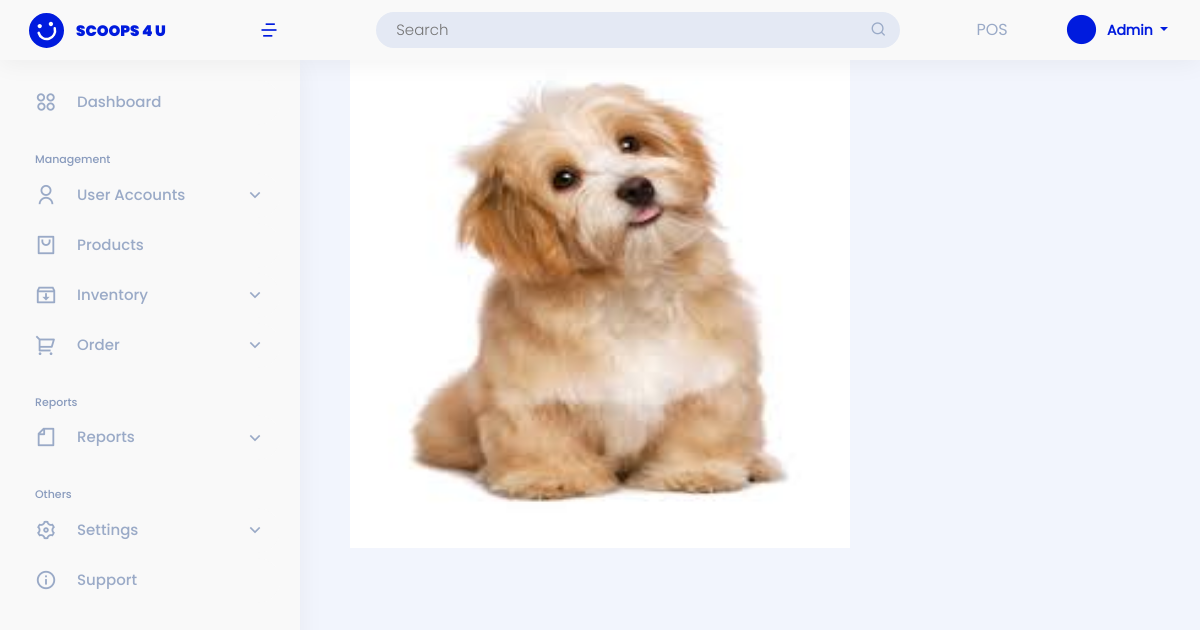
/user-site/viewing-pic/2/ (signed in), run on the app's committed database.
### landing_page/models.py (models this page shows)
class User(AbstractUser):
    ROLE = ((" "," "),("admin","admin"),("staff","staff"),("reseller","reseller"),("rider","rider"))
    role = models.CharField(max_length=50, null=True, default=False, choices=ROLE)

### admin_site/models.py (models this page shows, shortened)
class Reseller(models.Model):
    STATUS = (("pending","pending"),("active","active"),("inactive","inactive"))
    BOOLCHOICE = (("Male","Male"),("Female","Female"))
    reseller_fname =models.CharField(max_length=200, verbose_name='First Name')
    reseller_mname =models.CharField(max_length=200, verbose_name='Middle Name')
    reseller_lname =models.CharField(max_length=200, verbose_name='Last Name')
    reseller_gender = models.CharField(max_length = 50,choices=BOOLCHOICE, verbose_name='Gender')
    reseller_contact =models.CharField(max_length = 12, verbose_name='Contact Number')
    reseller_address =models.TextField(null=False, verbose_name='Address')
    reseller_email =models.EmailField(unique=True, max_length=200, verbose_name='Email')
    reseller_id =models.ImageField( upload_to=image_path, verbose_name='valid id')
    reseller_businessp =models.ImageField( upload_to=image_path,verbose_name='business id')
    reseller_status =models.CharField(max_length=200, null=True, choices=STATUS, verbose_name='Status')

### admin_site/views.py (the view)
# urls.py: path('viewing-pic/<int:id>/', views.view_pic, name='viewing_pic'),
def view_pic(request,id):
    reseller = Reseller.objects.get(id =id)
    context={
        'reseller':reseller
    }
    return render(request,'admin_site/user/view_pic.html',context)

### templates/admin_site/user/view_pic.html
{% extends 'admin_site/base.html' %}
{% block content %}
    <div class="text-center pt-5">
    <img src="/media/{{ reseller.reseller_id}}" alt="Valid-ID" width="500px" height="500px" >
    </div>
{% endblock content %}

### templates/admin_site/base.html (shortened to what this page needs)
{% load static %}
<!DOCTYPE html>
<html lang="en">
<head>
    <link href="https://cdn.jsdelivr.net/npm/bootstrap@5.0.2/dist/css/bootstrap.min.css" rel="stylesheet">
    <link href="{% static '/css/assets/bootstrap/css/bootstrap.min.css'%}" rel="stylesheet">
    <link href="{% static '/css/assets/simple-datatables/style.css'%}" rel="stylesheet">
    <link href="{% static '/css/assets/remixicon/remixicon.css'%}" rel="stylesheet">
    <link href="{% static '/css/sandi.css'%}" rel="stylesheet">
  </head>
<body>
{% if user.role == "admin"%}
<header id="header" class="header fixed-top d-flex align-items-center">
  <div class="d-flex align-items-center justify-content-between">
    <a href="{% url 'admin_site:dashboard'%}" class="logo d-flex align-items-center">
      <img src="{% static '/img/logo-header.svg'%}" alt="">
      <span class="d-none d-lg-block">SCOOPS 4 U</span>
    </a>
    <i class="ri-menu-4-line toggle-sidebar-btn ms-1 me-3" style="font-size: 20px; font-weight: 500; color:#001BDE;"></i>
  </div>
  <div class="search-bar mx-auto">
    <form class="search-form d-flex align-items-center" method="POST" action="#">
      <input type="text" name="query" placeholder="Search" title="Enter search keyword">
      <button type="submit" title="Search"><i class="ri-search-line"></i></button>
    </form>
  </div>
  <div class="POS POS-header">
      <a href="{%url 'admin_site:pos' %}">POS</a>
    </div>
  <nav class="header-nav ms-auto">
    <ul class="d-flex align-items-center">
      <li class="nav-item dropdown pe-3">
        <a class="nav-link nav-profile d-flex align-items-center me-3" href="#" data-bs-toggle="dropdown">
          <i alt="Profile" class="ri-checkbox-blank-circle-fill"></i>
          <span class="d-none d-md-block dropdown-toggle ps-2" style="text-transform: capitalize;">
            {{ user }}
          </span>
        </a>
      </li>
    </ul>
  </nav>
  </header>
<aside id="sidebar" class="sidebar">
  <ul class="sidebar-nav" id="sidebar-nav">
      <li class="nav-item">
          <a class="nav-link collapsed " href="{% url 'admin_site:dashboard'%}">
          <i class="ri-apps-2-line" style="font-size: 22px; font-weight: 100; margin-right: 20px"></i>
          <span>Dashboard</span>
          </a>
      </li>
      <li class="nav-heading pt-3">Management</li>
      <li class="nav-item">
          <a class="nav-link collapsed " data-bs-target="#users-nav" data-bs-toggle="collapse" href="#">
                <i class="ri-user-line" style="font-size: 22px; font-weight: 100; margin-right: 20px"></i><span>User Accounts</span><i class="ri-arrow-down-s-line ms-auto" style="font-size: 20px; font-weight: 100;" ></i>
          </a>
      </li>
      <li class="nav-item">
      <a class="nav-link collapsed " href="{%url 'admin_site:list_product' %}">
          <i class="ri-shopping-bag-2-line" style="font-size: 22px; font-weight: 100; margin-right: 20px"></i>
          <span>Products</span>
      </a>
      </li>
      <li class="nav-item">
      <a class="nav-link collapsed " data-bs-target="#inventory-nav" data-bs-toggle="collapse" href="#">
          <i class="ri-inbox-archive-line"style="font-size: 22px; font-weight: 100; margin-right: 20px"></i>
          <span>Inventory</span><i class="ri-arrow-down-s-line ms-auto" style="font-size: 20px; font-weight: 100;" ></i>
      </a>
      </li>
      <li class="nav-item">
      <a class="nav-link collapsed " data-bs-target="#sales-nav" data-bs-toggle="collapse" href="#">
          <i class="ri-shopping-cart-2-line" style="font-size: 22px; font-weight: 100; margin-right: 20px"></i><span>Order</span><i class="ri-arrow-down-s-line ms-auto" style="font-size: 20px; font-weight: 100;" ></i>
      </a>
      </li>
      <li class="nav-heading pt-3">Reports</li>
      <li class="mb-act nav-item">
          <a class="nav-link collapsed " data-bs-target="#reports-nav" data-bs-toggle="collapse" href="#">
                <i class="ri-file-line" style="font-size: 22px; font-weight: 100; margin-right: 20px"></i><span>Reports</span><i class="ri-arrow-down-s-line ms-auto" style="font-size: 20px; font-weight: 100;" ></i>
          </a>
      </li>
      <li class="nav-heading pt-3">Others</li>
      <li class="nav-item">
          <a class="nav-link collapsed " data-bs-target="#settings-nav" data-bs-toggle="collapse" href="#">
                <i class="ri-settings-3-line" style="font-size: 22px; font-weight: 100; margin-right: 20px"></i><span>Settings</span><i class="ri-arrow-down-s-line ms-auto" style="font-size: 20px; font-weight: 100;" ></i>
          </a>
      </li>
      <li class="nav-item">
          <a class="nav-link collapsed ">
                <i class="ri-information-line" style="font-size: 22px; font-weight: 100; margin-right: 20px"></i><span>Support</span>
          </a>
      </li>
  </ul>
</aside>
{% endif %}
<div class="">
  <div class="">
      <div class="">
          {% block content %}
          {% endblock content %}
      </div>
  </div>
</div>
</body>
</html>

### scoops4u_capstone/static/css/sandi.css (style rules this page uses)
html { scroll-behavior: smooth; height: 100%; }
:root { --primary-c-black: #151515; --primary-c-white: #F9F9F9; --primary-c-white-text: #FFF; --primary-c-grey-text: #9AAAC7; --primary-c-blue: #001BDE; --primary-c-l-blue: #BBC2F2; --primary-c-d-blue: #0B2E8A; --primary-c-dark-blue: #254070; --c-grey: #565656; --c-d-purple: #99A2E1; --c-l-purple: #E1E3F3; --c-dark-pink: #E288B8; --c-light-pink: #FFAED9; --c-lighter-pink: #FCD7EB; --c-light-peach: #F6D7DD; --bg-c-gray-blue: #F2F5FD; --bg-c-gray: #E4E9F4; }
* { margin: 0; padding: 0; text-decoration: none !important; }
body { font-family: P-Light; color: var(--primary-c-blue); background-color: var(--bg-c-gray-blue); }
.logo { line-height: 1; }
@media (min-width: 1200px) { .logo { width: 280px; } }
.logo img { max-height: 35px; margin-right: 12px; margin-left: 9px; }
.logo span { font-family: P-Black; font-size: 15px; color: var(--primary-c-blue); }
.header { transition: all 0.5s; z-index: 997; height: 60px; background: var(--primary-c-white); box-shadow: 0px 4px 25px rgba(0, 0, 0, 0.05); padding-left: 20px; }
.header .toggle-sidebar-btn { position: absolute; left: 255px; font-size: 24px; cursor: pointer; }
.header .search-bar { min-width: 564px; padding: 0 20px; }
.header .search-form { width: 100%; }
.header .search-form input { border: 0; font-size: 14px; color: var(--primary-c-blue) !important; padding: 7px 38px 7px 20px; border-radius: 33px; transition: 0.3s; width: 100%; background-color: var(--bg-c-gray); }
.header .search-form button { border: 0; padding: 0; margin-left: -30px; background: none; }
.header .search-form button i { color: var(--primary-c-grey-text); }
.header-nav ul { list-style: none; }
.header-nav>ul { margin: 0; padding: 0; }
.header-nav .nav-profile { color: var(--primary-c-blue) }
.header-nav .nav-profile i { font-size: 35px; color: var(--primary-c-blue); }
.header-nav .nav-profile span { font-size: 14px; font-weight: 600; }
.POS-header * { font-family: P-Mono; color: var(--primary-c-grey-text) !important; }
.nav-profile span { font-family: P-Mono; }
.sidebar { position: fixed; top: 60px; left: 0; bottom: 0; width: 300px; z-index: 996; transition: all 0.3s; padding: 20px; overflow-y: auto; scrollbar-width: thin; scrollbar-color: #aab7cf transparent; background: #F9F9F9; box-shadow: 0px 4px 25px rgba(0, 0, 0, 0.05); }
.sidebar-nav { padding: 0; margin: 0; list-style: none; }
.sidebar-nav li { padding: 0; margin: 0; list-style: none; }
.sidebar-nav .nav-item { margin-bottom: 5px; }
.sidebar-nav .nav-heading { font-family: P-Medium; font-size: 11px; text-transform: capitalize; color: #899bbd; margin: 10px 0 5px 15px; }
.sidebar-nav .nav-link { display: flex; align-items: center !important; font-family: P-Medium; font-size: 15px; color: var(--primary-c-blue); transition: 0.3; background: var(--primary-c-white); padding: 10px 15px; border-radius: 0px 50px 50px 0px; height: 45px; }
.sidebar-nav .nav-link i { font-size: 16px; margin-right: 10px; color: var(--primary-c-blue); transition: 0.3; }
.sidebar-nav .nav-link.collapsed { color: var(--primary-c-grey-text); background: var(--primary-c-white); }
.sidebar-nav .nav-link.collapsed i { color: var(--primary-c-grey-text); }
.sidebar-nav .nav-link .ri-arrow-down-s-line { margin-right: 0; transition: transform 0.2s ease-in-out; }
input, select, textarea { font-size: 15px !important; color: var(--primary-c-dark-blue) !important; border-color: #E5E8F8 !important; }

### data on the page
User: username "Admin"
Reseller: reseller_id (picture)
